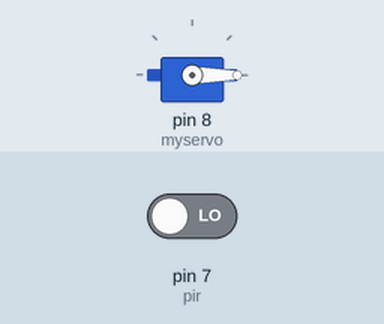
Simulated run of this sketch. Board: Arduino Uno, built with avr-gcc and run on an emulated ATmega328P. Shown: servo. The inputs (shaded band) are chosen by the test bench; at power-on: pin 7 (pir) LOW. What the sketch prints to the serial monitor is not drawn.

Above: at 1.2 s.
1.3 s: pin 7 (pir) driven HIGH
At 2.0 s:
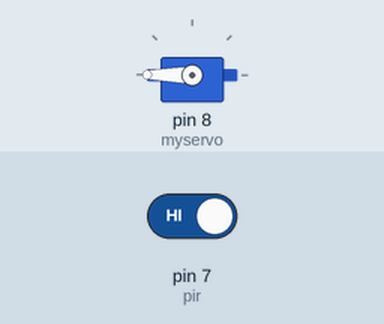
2.8 s: pin 7 (pir) driven LOW
At 4.2 s:
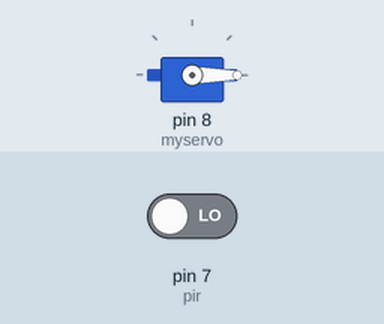
Timing chart, 0 to 5.8 s (numbered marks = the images above; inputs shaded):
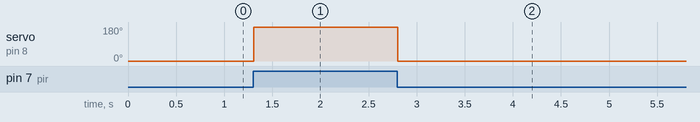

Measured:
- after the input at 1.3 s, servo on pin 8 (myservo): 0° → 180° at once
- after the input at 2.8 s, servo on pin 8 (myservo): 180° → 0° at once

The sketch:

Automaticdoor.ino
```cpp
#include <Servo.h>
Servo myservo;

int pir=7;           // digital pin for pir motion sensor

void setup()
{
  pinMode(pir,INPUT);
  myservo.attach(8);  // digital pin for servo motor
  Serial.begin(9600);
}

void loop()
{
  int x = digitalRead(pir);
  Serial.println(x);
  if(x==HIGH)
{
    myservo.write(180);
     delay(1);
  }

  else{

    myservo.write(-300);

  }


  }
```
